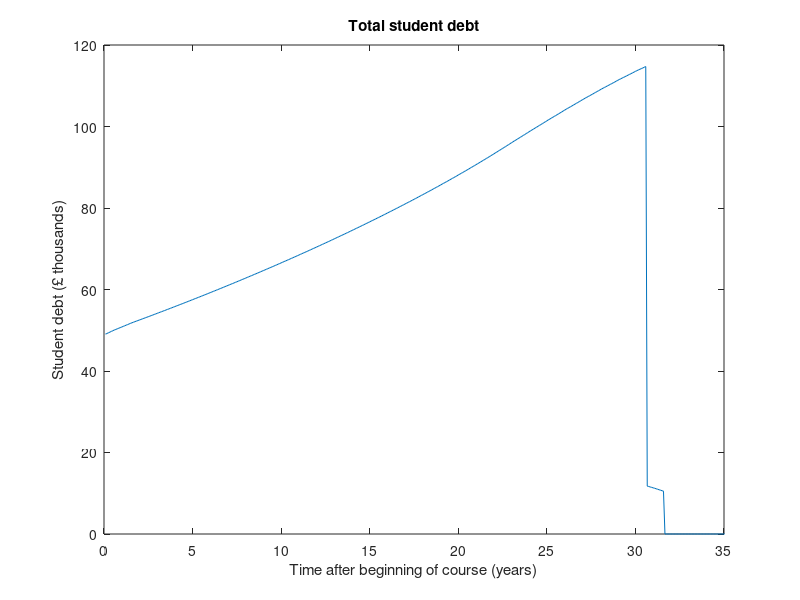
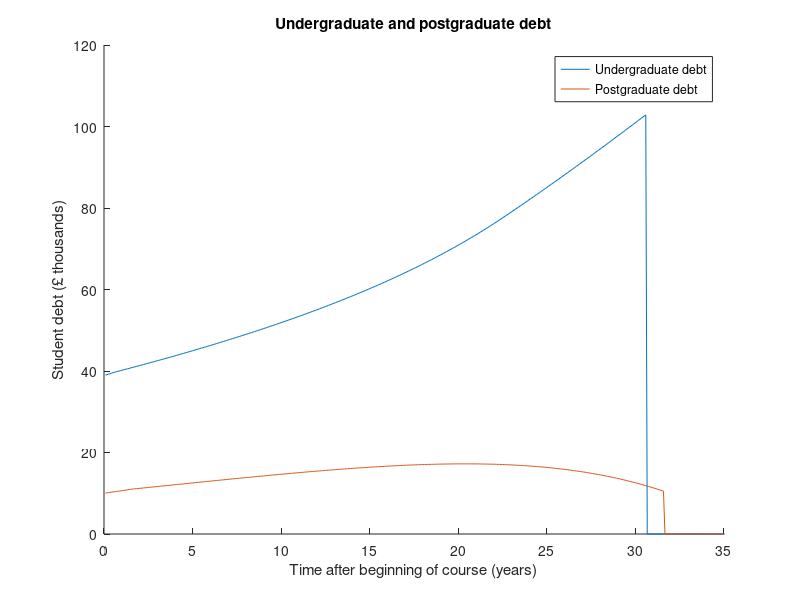
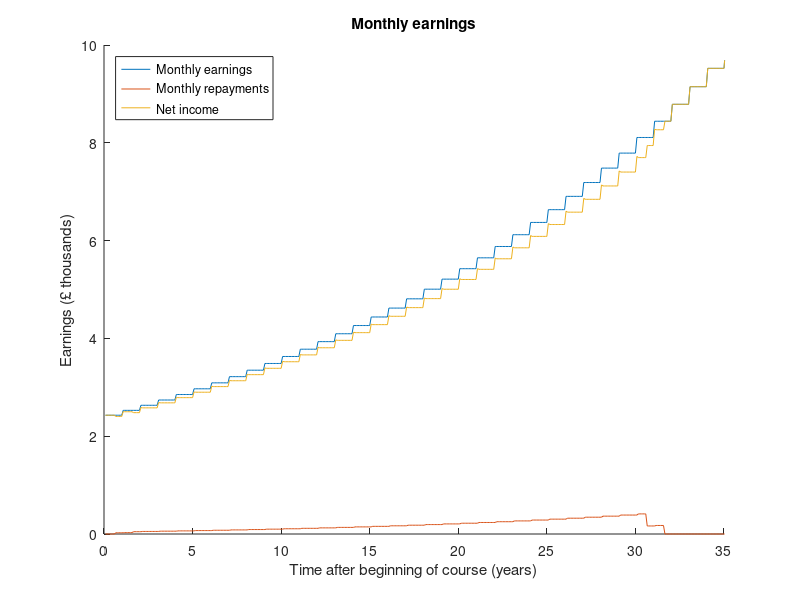
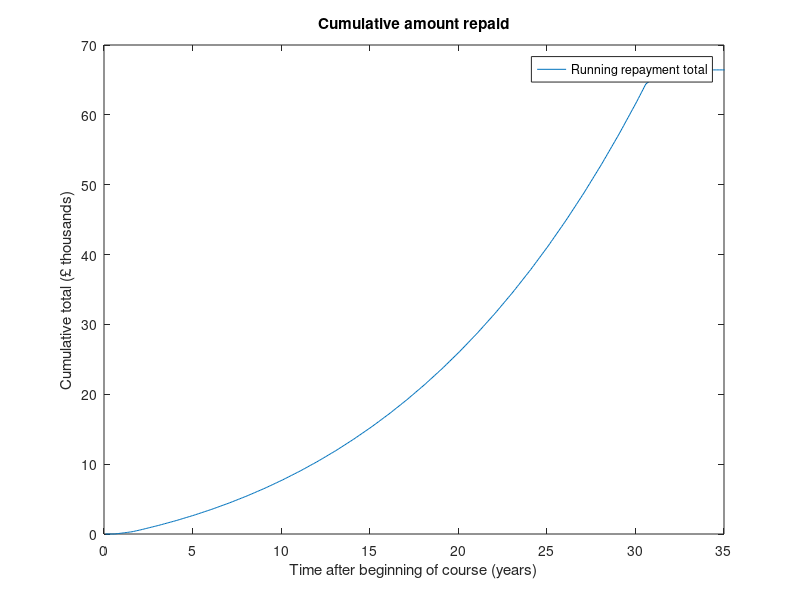

The MATLAB script that drew these images, in order:
% Plan 2 student loan debt prediction tool, applicable for most graduates since 2012
% Written by Tobie Carman www.linkedin.com/in/tobiecarman
% Relatively simplified model, makes the following assumptions:
% > start work in September after graduation (optimistic)
% > constant yearly pay rise (configurable)
% > RPI remains fixed after leaving university (unlikely but impossible to speculate)
% > repayment threshold continues to rise with inflation - set by government - if they are short of cash they may leave it fixed
% > repayment percentage of salary remains constant (likely)
% > debt wiped after 30 years
% Note all money values are relative to year of starting work, i.e. ignoring inflation over the 30 years

%% Adjustable inputs
courseLength=3; % number of years of undergraduate study
tuition=9000; % annual undergraduate tuition fee loan in £
maintenance=[3575;3610;3469]; % each year of maintenance loan in £
startPostBal=10000; % postgraduate loan amount in £ (change to 0 if not taken)
RPI=0.016; % old rate of inflation (rose from 1.6-3.1% in the last year, may rise further) - this script assumes studying whilst RPI was at the lower value - change to 3.1 if began studying after 2017
salary=28000; % starting annual salary in £
threshold=25000; % repayment salary threshold in £, assumed to rise with inflation (optimistic)
payRise=0.01; % annual pay rise above inflation, assumed fixed for simplicity (can be negative)

%% Account for interest accrued during study
studied=1;
undBal=0;
while studied<=courseLength
    undBal=(undBal+tuition+maintenance(studied))*(1+RPI); % total undergraduate loan borrowed in £, has been accumulating interest during study
    studied=studied+1;
end
RPI=0.031; % new RPI

%% Initialise variables
postBal=startPostBal;
startTotBal=undBal+postBal;
TotBal=startTotBal;
month=0;
never=0;
already=0;
duration=35*12; % attempt to model over 35 year period after graduation, starting in September of first year in work

%% Pre-allocate arrays for speed
MONTHS=zeros(1,duration);
UNDERGRADUATEBALANCE=zeros(1,duration);
POSTGRADUATEBALANCE=zeros(1,duration);
BALANCE=zeros(1,duration);
MONTHLYEARNINGS=zeros(1,duration);
MONTHLYREPAYMENTS=zeros(1,duration);
SALARY=zeros(1,duration);
TOTALREPAID=zeros(1,duration);
NETREPAYMENTS=zeros(1,duration);

%% Main loop
while month<=duration
    if month==30*12+7 && undBal~=0 % loan gets wiped 30 years after April following graduation
        undBal=0;
        fprintf('You will never repay your entire student loan. Your starting balance is £%.2f, your remaining balance will be £%.2f, total amount repaid will be £%.2f.\n',startTotBal,TotBal,sum(MONTHLYREPAYMENTS))
        never=1;
    elseif month==31*12+7
        postBal=0;
    end
    if salary-threshold>0
        extra=(salary-threshold)*0.0000015; % extra interest paid due to salary
        if extra>0.03 % extra interest capped at 3%
            extra=0.03;
        end
        undRepay=(salary-threshold)*0.09; % amount paid back per year towards undergraduate debt
        postRepay=(salary-threshold)*0.06; % amount paid back per year towards postgraduate debt
    else
        extra=0;
        undRepay=0;
        postRepay=0;
    end
    if month<7
        undRepay=0; % won't start paying back until April after graduation
    end
    if month<19
        postRepay=0; % won't start paying back until April after graduation
    end
    if undBal>0
        undBal=undBal-undRepay/12; % monthly repayments
        if undBal<0
            undBal=0; % balance can't be negative, to account for slight overpayment on last instalment
        end
    else
        undRepay=0;
    end
    if postBal>0
        postBal=postBal-postRepay/12;
    elseif postBal<0
        postBal=0;
        fprintf('You will repay your postgraduate loan after %d years and %d months.\n',fix(month/12)-4,rem(month,12))
    else
        postRepay=0;
    end
    undIntPc=RPI+extra; % interest percentage
    postIntPc=RPI+0.03; % extra interest flat 3% for postgraduate loan
    if mod(month,12)==0
        salary=salary*(1+RPI+payRise); % assuming salary rises every year by inflation + x%
        threshold=threshold*(1+RPI);
    end
    undIntPnd=undIntPc*undBal; % how much undergraduate balance will rise by due to interest in £
    postIntPnd=postIntPc*postBal; % how much postgraduate balance will rise by due to interest in £
    undBal=undBal+undIntPnd/12; % accounting for interest after repayments i.e. best case scenario
    postBal=postBal+postIntPnd/12;
    TotBal=undBal+postBal;
    month=month+1;
    MONTHS(month)=month;
    UNDERGRADUATEBALANCE(month)=undBal;
    POSTGRADUATEBALANCE(month)=postBal;
    BALANCE(month)=TotBal;
    MONTHLYEARNINGS(month)=salary/12;
    MONTHLYREPAYMENTS(month)=(undRepay+postRepay)/12;
    NETREPAYMENTS(month)=(undRepay+postRepay-undIntPnd-postIntPnd)/12;
    if already==0 && NETREPAYMENTS(month)>0 && month>1
        fprintf('You will be repaying less than the interest your loan is accumulating for the first %d years and %d months.\n',fix(month/12),rem(month,12))
        already=1;
    end
    SALARY(month)=salary;
    if month~=1
        TOTALREPAID(month)=TOTALREPAID(month-1)+MONTHLYREPAYMENTS(month);
    else
        TOTALREPAID(month)=MONTHLYREPAYMENTS(month);
    end
end

%% Output results
figure(1)
plot(MONTHS/12,BALANCE/1000)
xlabel('Time after beginning of course (years)')
ylabel('Student debt (£ thousands)')
title('Total student debt')
xlim([0,35])
figure(2)
hold on
under=plot(MONTHS/12,UNDERGRADUATEBALANCE/1000);
post=plot(MONTHS/12,POSTGRADUATEBALANCE/1000);
xlabel('Time after beginning of course (years)')
ylabel('Student debt (£ thousands)')
title('Undergraduate and postgraduate debt')
legend('Undergraduate debt','Postgraduate debt')
hold off
xlim([0,35])
figure(3)
hold on
earnings=plot(MONTHS/12,MONTHLYEARNINGS/1000);
xlabel('Time after beginning of course (years)')
ylabel('Earnings (£ thousands)')
repayments=plot(MONTHS/12,MONTHLYREPAYMENTS/1000);
net=plot(MONTHS/12,(MONTHLYEARNINGS-MONTHLYREPAYMENTS)/1000);
legend('Monthly earnings','Monthly repayments','Net income','location','northwest')
title('Monthly earnings')
hold off
xlim([0,35])
figure(4)
plot(MONTHS/12,TOTALREPAID/1000)
xlabel('Time after beginning of course (years)')
ylabel('Cumulative total (£ thousands)')
title('Cumulative amount repaid')
legend('Running repayment total','Amount originally borrowed')
xlim([0,35])
figure(5)
plot(MONTHS/12,NETREPAYMENTS)
xlabel('Time after beginning of course (years)')
ylabel('Net repayments (£)')
title('Net monthly repayments')
xlim([0,35])
[val,ind]=min(BALANCE);
yearsTaken=fix(MONTHS(ind)/12);
monthsExtra=rem(MONTHS(ind),12);
if startPostBal==0
    yearsTaken=yearsTaken-3; % so that time in education does not count towards time spent paying off loan
else
    yearsTaken=yearsTaken-4;
end
if val<=0 && never==0
    fprintf('It will take %d years and %d months to pay off your entire student loan. Your starting balance is £%.2f and total amount repaid will be £%.2f.\n',yearsTaken,monthsExtra,startTotBal,sum(MONTHLYREPAYMENTS))
end
